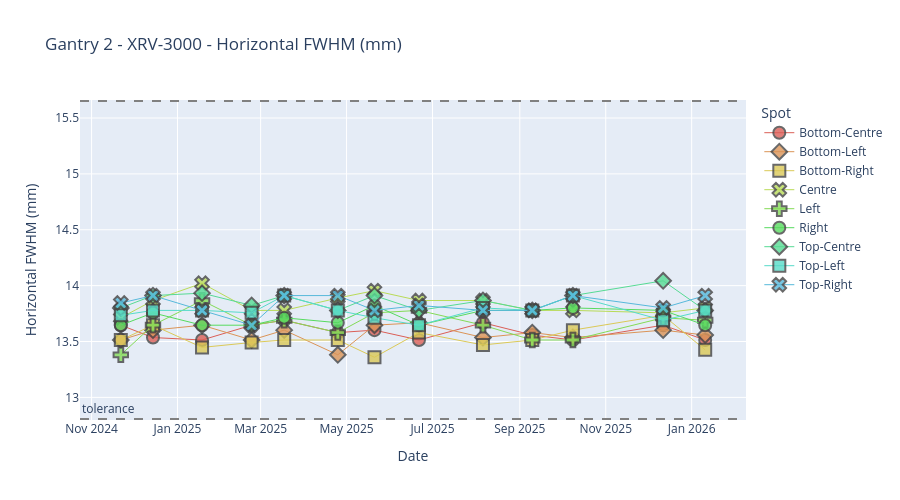

Source (notebook cell):
### Markdown cell above
### Attention while building dash
- Using baseline_ref[g][ga][e], g (int) as argument for tolerance to plot fwhm data works as intended but increases the probability of errors during development since it's possible to plot the tolerances using measurements from alternate gantries/angles and energies instead of those associated with the FWHM data being shown. Recommend to unify arguments passed to prevent this.

### Code cell
# in callback function, we have to define g, ga, and e and pass these parameters to this function. 
gantry = "Gantry 2"
g = int(gantry.split(" ")[1])
ga = 0
e = 70  

plot_by_spot_position(fwhm_df, "fwhm", "hor_fwhm", gantry, "XRV-3000", e, ga, 24, baseline_ref[g][ga][e])

### Figure 1 — Plotly figure (JSON) as saved in the notebook; plotly's stock layout.template omitted (floating-point values rounded to 4 significant figures)
{"data": [{"hovertemplate": "Date: %{x|%Y-%m-%d}<br>hor_fwhm: %{y}<br>Spot: %{fullData.name}<extra></extra>", "legendgroup": "Bottom-Centre", "line": {"width": 1}, "marker": {"color": "#db5f57", "line": {"width": 2}, "opacity": 0.8, "size": 12, "symbol": "circle"}, "mode": "markers+lines", "name": "Bottom-Centre", "orientation": "v", "showlegend": true, "type": "scatter", "x": ["2024-11-21T17:27:30.000000000", "2024-12-14T13:42:00.000000000", "2025-01-18T09:39:22.000000000", "2025-02-22T14:37:15.000000000", "2025-03-17T17:45:17.000000000", "2025-04-24T18:57:29.000000000", "2025-05-20T19:36:05.000000000", "2025-06-21T09:49:27.000000000", "2025-08-05T20:04:19.000000000", "2025-09-09T20:29:00.000000000", "2025-10-08T16:45:32.000000000", "2025-12-11T18:10:38.000000000", "2026-01-10T14:41:02.000000000"], "xaxis": "x", "y": [13.65, 13.54, 13.51, 13.65, 13.69, 13.58, 13.6, 13.51, 13.67, 13.56, 13.51, 13.65, 13.51], "yaxis": "y"}, {"hovertemplate": "Date: %{x|%Y-%m-%d}<br>hor_fwhm: %{y}<br>Spot: %{fullData.name}<extra></extra>", "legendgroup": "Bottom-Left", "line": {"width": 1}, "marker": {"color": "#db9457", "line": {"width": 2}, "opacity": 0.8, "size": 12, "symbol": "diamond"}, "mode": "markers+lines", "name": "Bottom-Left", "orientation": "v", "showlegend": true, "type": "scatter", "x": ["2024-11-21T17:27:30.000000000", "2024-12-14T13:42:00.000000000", "2025-01-18T09:39:22.000000000", "2025-02-22T14:37:15.000000000", "2025-03-17T17:45:17.000000000", "2025-04-24T18:57:29.000000000", "2025-05-20T19:36:05.000000000", "2025-06-21T09:49:27.000000000", "2025-08-05T20:04:19.000000000", "2025-09-09T20:29:00.000000000", "2025-10-08T16:45:32.000000000", "2025-12-11T18:10:38.000000000", "2026-01-10T14:41:02.000000000"], "xaxis": "x", "y": [13.51, 13.6, 13.65, 13.51, 13.6, 13.38, 13.65, 13.67, 13.54, 13.58, 13.54, 13.6, 13.56], "yaxis": "y"}, {"hovertemplate": "Date: %{x|%Y-%m-%d}<br>hor_fwhm: %{y}<br>Spot: %{fullData.name}<extra></extra>", "legendgroup": "Bottom-Right", "line": {"width": 1}, "marker": {"color": "#dbc957", "line": {"width": 2}, "opacity": 0.8, "size": 12, "symbol": "square"}, "mode": "markers+lines", "name": "Bottom-Right", "orientation": "v", "showlegend": true, "type": "scatter", "x": ["2024-11-21T17:27:30.000000000", "2024-12-14T13:42:00.000000000", "2025-01-18T09:39:22.000000000", "2025-02-22T14:37:15.000000000", "2025-03-17T17:45:17.000000000", "2025-04-24T18:57:29.000000000", "2025-05-20T19:36:05.000000000", "2025-06-21T09:49:27.000000000", "2025-08-05T20:04:19.000000000", "2025-09-09T20:29:00.000000000", "2025-10-08T16:45:32.000000000", "2025-12-11T18:10:38.000000000", "2026-01-10T14:41:02.000000000"], "xaxis": "x", "y": [13.51, 13.65, 13.45, 13.49, 13.51, 13.51, 13.36, 13.58, 13.47, 13.51, 13.6, 13.73, 13.43], "yaxis": "y"}, {"hovertemplate": "Date: %{x|%Y-%m-%d}<br>hor_fwhm: %{y}<br>Spot: %{fullData.name}<extra></extra>", "legendgroup": "Centre", "line": {"width": 1}, "marker": {"color": "#b9db57", "line": {"width": 2}, "opacity": 0.8, "size": 12, "symbol": "x"}, "mode": "markers+lines", "name": "Centre", "orientation": "v", "showlegend": true, "type": "scatter", "x": ["2024-11-21T17:27:30.000000000", "2024-12-14T13:42:00.000000000", "2025-01-18T09:39:22.000000000", "2025-02-22T14:37:15.000000000", "2025-03-17T17:45:17.000000000", "2025-04-24T18:57:29.000000000", "2025-05-20T19:36:05.000000000", "2025-06-21T09:49:27.000000000", "2025-08-05T20:04:19.000000000", "2025-09-09T20:29:00.000000000", "2025-10-08T16:45:32.000000000", "2025-12-11T18:10:38.000000000", "2026-01-10T14:41:02.000000000"], "xaxis": "x", "y": [13.71, 13.87, 14.02, 13.78, 13.78, 13.89, 13.96, 13.87, 13.87, 13.78, 13.78, 13.76, 13.8], "yaxis": "y"}, {"hovertemplate": "Date: %{x|%Y-%m-%d}<br>hor_fwhm: %{y}<br>Spot: %{fullData.name}<extra></extra>", "legendgroup": "Left", "line": {"width": 1}, "marker": {"color": "#84db57", "line": {"width": 2}, "opacity": 0.8, "size": 12, "symbol": "cross"}, "mode": "markers+lines", "name": "Left", "orientation": "v", "showlegend": true, "type": "scatter", "x": ["2024-11-21T17:27:30.000000000", "2024-12-14T13:42:00.000000000", "2025-01-18T09:39:22.000000000", "2025-02-22T14:37:15.000000000", "2025-03-17T17:45:17.000000000", "2025-04-24T18:57:29.000000000", "2025-05-20T19:36:05.000000000", "2025-06-21T09:49:27.000000000", "2025-08-05T20:04:19.000000000", "2025-09-09T20:29:00.000000000", "2025-10-08T16:45:32.000000000", "2025-12-11T18:10:38.000000000", "2026-01-10T14:41:02.000000000"], "xaxis": "x", "y": [13.38, 13.65, 13.87, 13.65, 13.69, 13.58, 13.76, 13.78, 13.65, 13.51, 13.51, 13.71, 13.69], "yaxis": "y"}, {"hovertemplate": "Date: %{x|%Y-%m-%d}<br>hor_fwhm: %{y}<br>Spot: %{fullData.name}<extra></extra>", "legendgroup": "Right", "line": {"width": 1}, "marker": {"color": "#57db5f", "line": {"width": 2}, "opacity": 0.8, "size": 12, "symbol": "circle"}, "mode": "markers+lines", "name": "Right", "orientation": "v", "showlegend": true, "type": "scatter", "x": ["2024-11-21T17:27:30.000000000", "2024-12-14T13:42:00.000000000", "2025-01-18T09:39:22.000000000", "2025-02-22T14:37:15.000000000", "2025-03-17T17:45:17.000000000", "2025-04-24T18:57:29.000000000", "2025-05-20T19:36:05.000000000", "2025-06-21T09:49:27.000000000", "2025-08-05T20:04:19.000000000", "2025-09-09T20:29:00.000000000", "2025-10-08T16:45:32.000000000", "2025-12-11T18:10:38.000000000", "2026-01-10T14:41:02.000000000"], "xaxis": "x", "y": [13.65, 13.76, 13.65, 13.65, 13.71, 13.67, 13.82, 13.65, 13.78, 13.78, 13.8, 13.78, 13.65], "yaxis": "y"}, {"hovertemplate": "Date: %{x|%Y-%m-%d}<br>hor_fwhm: %{y}<br>Spot: %{fullData.name}<extra></extra>", "legendgroup": "Top-Centre", "line": {"width": 1}, "marker": {"color": "#57db94", "line": {"width": 2}, "opacity": 0.8, "size": 12, "symbol": "diamond"}, "mode": "markers+lines", "name": "Top-Centre", "orientation": "v", "showlegend": true, "type": "scatter", "x": ["2024-11-21T17:27:30.000000000", "2024-12-14T13:42:00.000000000", "2025-01-18T09:39:22.000000000", "2025-02-22T14:37:15.000000000", "2025-03-17T17:45:17.000000000", "2025-04-24T18:57:29.000000000", "2025-05-20T19:36:05.000000000", "2025-06-21T09:49:27.000000000", "2025-08-05T20:04:19.000000000", "2025-09-09T20:29:00.000000000", "2025-10-08T16:45:32.000000000", "2025-12-11T18:10:38.000000000", "2026-01-10T14:41:02.000000000"], "xaxis": "x", "y": [13.8, 13.91, 13.93, 13.82, 13.91, 13.78, 13.91, 13.78, 13.87, 13.78, 13.91, 14.04, 13.78], "yaxis": "y"}, {"hovertemplate": "Date: %{x|%Y-%m-%d}<br>hor_fwhm: %{y}<br>Spot: %{fullData.name}<extra></extra>", "legendgroup": "Top-Left", "line": {"width": 1}, "marker": {"color": "#57dbc9", "line": {"width": 2}, "opacity": 0.8, "size": 12, "symbol": "square"}, "mode": "markers+lines", "name": "Top-Left", "orientation": "v", "showlegend": true, "type": "scatter", "x": ["2024-11-21T17:27:30.000000000", "2024-12-14T13:42:00.000000000", "2025-01-18T09:39:22.000000000", "2025-02-22T14:37:15.000000000", "2025-03-17T17:45:17.000000000", "2025-04-24T18:57:29.000000000", "2025-05-20T19:36:05.000000000", "2025-06-21T09:49:27.000000000", "2025-08-05T20:04:19.000000000", "2025-09-09T20:29:00.000000000", "2025-10-08T16:45:32.000000000", "2025-12-11T18:10:38.000000000", "2026-01-10T14:41:02.000000000"], "xaxis": "x", "y": [13.73, 13.78, 13.78, 13.76, 13.91, 13.78, 13.71, 13.65, 13.8, 13.78, 13.91, 13.69, 13.78], "yaxis": "y"}, {"hovertemplate": "Date: %{x|%Y-%m-%d}<br>hor_fwhm: %{y}<br>Spot: %{fullData.name}<extra></extra>", "legendgroup": "Top-Right", "line": {"width": 1}, "marker": {"color": "#57b9db", "line": {"width": 2}, "opacity": 0.8, "size": 12, "symbol": "x"}, "mode": "markers+lines", "name": "Top-Right", "orientation": "v", "showlegend": true, "type": "scatter", "x": ["2024-11-21T17:27:30.000000000", "2024-12-14T13:42:00.000000000", "2025-01-18T09:39:22.000000000", "2025-02-22T14:37:15.000000000", "2025-03-17T17:45:17.000000000", "2025-04-24T18:57:29.000000000", "2025-05-20T19:36:05.000000000", "2025-06-21T09:49:27.000000000", "2025-08-05T20:04:19.000000000", "2025-09-09T20:29:00.000000000", "2025-10-08T16:45:32.000000000", "2025-12-11T18:10:38.000000000", "2026-01-10T14:41:02.000000000"], "xaxis": "x", "y": [13.84, 13.91, 13.78, 13.65, 13.91, 13.91, 13.78, 13.82, 13.78, 13.78, 13.91, 13.8, 13.91], "yaxis": "y"}], "layout": {"annotations": [{"showarrow": false, "text": "tolerance", "x": 0, "xanchor": "left", "xref": "x domain", "y": 12.81, "yanchor": "bottom", "yref": "y"}], "height": 500, "legend": {"title": {"text": "Spot"}, "tracegroupgap": 0}, "shapes": [{"line": {"color": "grey", "dash": "dash"}, "type": "line", "x0": 0, "x1": 1, "xref": "x domain", "y0": 12.81, "y1": 12.81, "yref": "y"}, {"line": {"color": "grey", "dash": "dash"}, "type": "line", "x0": 0, "x1": 1, "xref": "x domain", "y0": 15.65, "y1": 15.65, "yref": "y"}], "title": {"text": "Gantry 2 - XRV-3000 - Horizontal FWHM (mm)"}, "xaxis": {"anchor": "y", "domain": [0, 1], "title": {"text": "Date"}}, "yaxis": {"anchor": "x", "domain": [0, 1], "title": {"text": "Horizontal FWHM (mm)"}}}}
